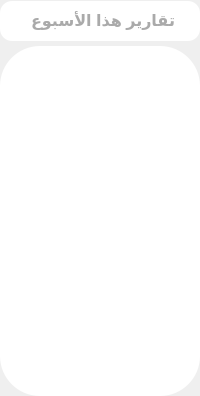
                     <widget class="QWidget" name="complet_task_cont" native="true">
                      <property name="sizePolicy">
                       <sizepolicy hsizetype="Expanding" vsizetype="Expanding">
                        <horstretch>0</horstretch>
                        <verstretch>0</verstretch>
                       </sizepolicy>
                      </property>
                      <property name="layoutDirection">
                       <enum>Qt::RightToLeft</enum>
                      </property>
                      <layout class="QVBoxLayout" name="verticalLayout_25">
                       <property name="spacing">
                        <number>0</number>
                       </property>
                       <property name="leftMargin">
                        <number>0</number>
                       </property>
                       <property name="topMargin">
                        <number>1</number>
                       </property>
                       <property name="rightMargin">
                        <number>0</number>
                       </property>
                       <property name="bottomMargin">
                        <number>0</number>
                       </property>
                       <item alignment="Qt::AlignTop">
                        <widget class="QWidget" name="widget_2" native="true">
                         <property name="layoutDirection">
                          <enum>Qt::RightToLeft</enum>
                         </property>
                         <property name="styleSheet">
                          <string notr="true">
	background-color: #FFFFFF;
	border: none;
	border-radius: 12px;

</string>
                         </property>
                         <layout class="QHBoxLayout" name="horizontalLayout_28">
                          <property name="spacing">
                           <number>0</number>
                          </property>
                          <property name="leftMargin">
                           <number>0</number>
                          </property>
                          <property name="topMargin">
                           <number>0</number>
                          </property>
                          <property name="rightMargin">
                           <number>10</number>
                          </property>
                          <property name="bottomMargin">
                           <number>0</number>
                          </property>
                         </layout>
                        </widget>
                       </item>
                       <item alignment="Qt::AlignTop">
                        <widget class="QWidget" name="monthly_2" native="true">
                         <property name="minimumSize">
                          <size>
                           <width>0</width>
                           <height>40</height>
                          </size>
                         </property>
                         <property name="maximumSize">
                          <size>
                           <width>16777215</width>
                           <height>30</height>
                          </size>
                         </property>
                         <property name="layoutDirection">
                          <enum>Qt::RightToLeft</enum>
                         </property>
                         <property name="styleSheet">
                          <string notr="true">
	background-color: #FFFFFF;
	border: none;
	border-radius: 12px;
</string>
                         </property>
                         <layout class="QHBoxLayout" name="horizontalLayout_19" stretch="0">
                          <property name="spacing">
                           <number>0</number>
                          </property>
                          <property name="leftMargin">
                           <number>0</number>
                          </property>
                          <property name="topMargin">
                           <number>0</number>
                          </property>
                          <property name="rightMargin">
                           <number>0</number>
                          </property>
                          <property name="bottomMargin">
                           <number>0</number>
                          </property>
                          <item alignment="Qt::AlignHCenter|Qt::AlignVCenter">
                           <widget class="QLabel" name="label_26">
                            <property name="minimumSize">
                             <size>
                              <width>150</width>
                              <height>0</height>
                             </size>
                            </property>
                            <property name="maximumSize">
                             <size>
                              <width>16777215</width>
                              <height>16777215</height>
                             </size>
                            </property>
                            <property name="font">
                             <font>
                              <pointsize>12</pointsize>
                              <weight>75</weight>
                              <bold>true</bold>
                             </font>
                            </property>
                            <property name="layoutDirection">
                             <enum>Qt::RightToLeft</enum>
                            </property>
                            <property name="styleSheet">
                             <string notr="true">color: rgb(170, 170, 170);</string>
                            </property>
                            <property name="text">
                             <string>تقارير هذا الأسبوع</string>
                            </property>
                           </widget>
                          </item>
                         </layout>
                        </widget>
                       </item>
                       <item>
                        <spacer name="verticalSpacer_13">
                         <property name="layoutDirection">
                          <enum>Qt::RightToLeft</enum>
                         </property>
                         <property name="orientation">
                          <enum>Qt::Vertical</enum>
                         </property>
                         <property name="sizeType">
                          <enum>QSizePolicy::Fixed</enum>
                         </property>
                         <property name="sizeHint" stdset="0">
                          <size>
                           <width>20</width>
                           <height>5</height>
                          </size>
                         </property>
                        </spacer>
                       </item>
                       <item>
                        <widget class="QFrame" name="spendingFrame_2">
                         <property name="sizePolicy">
                          <sizepolicy hsizetype="Expanding" vsizetype="Expanding">
                           <horstretch>0</horstretch>
                           <verstretch>0</verstretch>
                          </sizepolicy>
                         </property>
                         <property name="maximumSize">
                          <size>
                           <width>870</width>
                           <height>16777215</height>
                          </size>
                         </property>
                         <property name="layoutDirection">
                          <enum>Qt::RightToLeft</enum>
                         </property>
                         <property name="styleSheet">
                          <string notr="true">QFrame {
	background-color: #FFFFFF;
	border: none;
	border-radius: 40px;
}
</string>
                         </property>
                         <property name="frameShape">
                          <enum>QFrame::NoFrame</enum>
                         </property>
                         <property name="frameShadow">
                          <enum>QFrame::Raised</enum>
                         </property>
                         <layout class="QHBoxLayout" name="horizontalLayout_36">
                          <property name="spacing">
                           <number>10</number>
                          </property>
                          <property name="leftMargin">
                           <number>10</number>
                          </property>
                          <property name="topMargin">
                           <number>50</number>
                          </property>
                          <property name="rightMargin">
                           <number>10</number>
                          </property>
                          <property name="bottomMargin">
                           <number>50</number>
                          </property>
                          <item>
                           <widget class="QFrame" name="bar_chart_frame">
                            <property name="sizePolicy">
                             <sizepolicy hsizetype="Expanding" vsizetype="Expanding">
                              <horstretch>0</horstretch>
                              <verstretch>0</verstretch>
                             </sizepolicy>
                            </property>
                            <property name="minimumSize">
                             <size>
                              <width>0</width>
                              <height>250</height>
                             </size>
                            </property>
                            <property name="maximumSize">
                             <size>
                              <width>16777215</width>
                              <height>16777215</height>
                             </size>
                            </property>
                            <property name="font">
                             <font>
                              <pointsize>12</pointsize>
                              <weight>75</weight>
                              <bold>true</bold>
                             </font>
                            </property>
                            <property name="layoutDirection">
                             <enum>Qt::RightToLeft</enum>
                            </property>
                            <property name="styleSheet">
                             <string notr="true"/>
                            </property>
                            <property name="frameShape">
                             <enum>QFrame::NoFrame</enum>
                            </property>
                            <property name="frameShadow">
                             <enum>QFrame::Raised</enum>
                            </property>
                           </widget>
                          </item>
                         </layout>
                        </widget>
                       </item>
                      </layout>
                     </widget>
